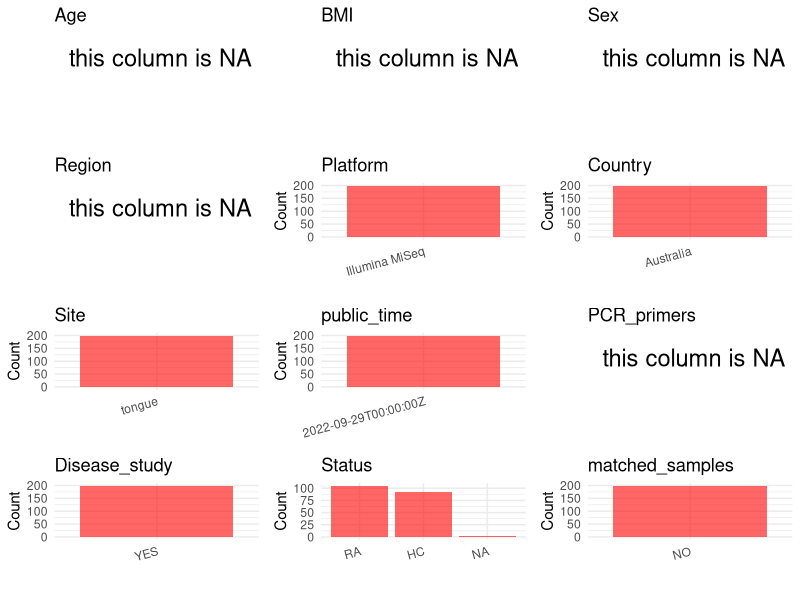

The R script that drew this image: (Note: this script raises an error after producing the figure.)
## ---- chunk 1
# Load necessary libraries
library(dplyr)
library(ggplot2)
library(cowplot)

# Set working directory (update this path to your local directory)
setwd("D:/oral_project/PRJNA656387")

# Read the initial metadata files
initial_meta<-read.csv("SraRunTable.csv",header = T)

# Combine the two metadata files
#meta <- rbind(initial_meta, initial_meta1)

#Remove entries non-oral samples
#initial_meta <- subset(initial_meta,isolate %in% c("saliva","tongue coat"))

# Check the number of samples containing "HT" in Sample.Name (e.g., healthy controls)
#nrow(subset(meta, grepl("HT", Sample.Name)))

# Display the first few rows of the metadata
head(initial_meta)
## ---- chunk 2
# Create a uniform metadata dataframe
metadata <- data.frame(
  BioProject = initial_meta$BioProject,
  Run = initial_meta$Run,
  sample_name = initial_meta$Sample.Name,
  Age = NA,
  BMI = NA,
  Sex = NA,
  Region = NA,
  Platform = initial_meta$Instrument,
  Country = initial_meta$geo_loc_name_country,
  Site = replace(initial_meta$Organism, initial_meta$Organism == "human oral metagenome", "tongue"),
  public_time = initial_meta$ReleaseDate,
  stringsAsFactors = FALSE
)
## ---- chunk 3
# Add information obtained from the publication
metadata$PCR_primers <- NA
metadata$title <- "Streptococcus species enriched in the oral cavity of patients with RA are a source of peptidoglycan-polysaccharide polymers that can induce arthritis in mice"
metadata$Disease_study <- "YES"
# Assign disease status based on sample_name patterns
metadata <- metadata %>%
  mutate(Status = case_when(
    grepl("Healthy", initial_meta$host_disease) ~ "HC",
    grepl("Rheumatoid arthritis", initial_meta$host_disease) ~ "RA"
  ))

#get subjects id according to sample id
metadata$sample_name<-gsub("S9|SA|S8","",metadata$sample_name)
#get subjects id with Saliva available
keep_subjects<-subset(metadata,Site %in% "tongue")
#remove subjects without Saliva samples
metadata<-subset(metadata,sample_name %in% keep_subjects$sample_name)
#get subjects sampling counts
sample_counts <- table(metadata$sample_name)
# Create matched_samples column, any subjects have >=2 samples will be label "YES", otherwise "NO"
metadata$matched_samples <- ifelse(metadata$sample_name %in% names(sample_counts[sample_counts >= 2]), "YES", "NO")
## ---- chunk 4
# Check the number of unique runs and sample names
print(paste("Number of unique runs:", length(unique(metadata$Run))))
print(paste("Number of unique sample names:", length(unique(metadata$sample_name))))
## ---- chunk 5
# Select columns for visualization
plot_data <- metadata %>%
  select(-BioProject, -Run, -sample_name, -title)

# Function to create simple plots for each column
create_simple_plots <- function(data) {
  plots <- list()
  
  for (col in colnames(data)) {
    # Check if the column is all NA
    if (all(is.na(data[[col]]))) {
      # Create an empty plot with text indicating all NA
      p <- ggplot() +
        annotate("text", x = 0.5, y = 0.5, label = "this column is NA", size = 6) +
        labs(title = col) +
        theme_void()
    } else if (is.numeric(data[[col]])) {
      # Numeric variable: histogram
      p <- ggplot(data, aes(x = .data[[col]])) +
        geom_histogram(fill = "blue", alpha = 0.6, bins = 20, na.rm = TRUE) +
        labs(title = col) +
        theme_minimal()
    } else {
      # Categorical variable: bar plot (remove NA values)
      count_data <- as.data.frame(table(data[[col]], useNA = "ifany"))
      p <- ggplot(count_data, aes(x = reorder(Var1, -Freq), y = Freq)) +
        geom_col(fill = "red", alpha = 0.6) +
        labs(title = col, x = NULL, y = "Count") +
        theme_minimal() +
        theme(axis.text.x = element_text(angle = 15, hjust = 1))
    }
    plots[[col]] <- p
  }
  
  return(plots)
}

# Generate and arrange plots
plots <- create_simple_plots(plot_data)
p<-plot_grid(plots$Age, 
          plots$BMI, 
          plots$Sex, 
          plots$Region, 
          plots$Platform, 
          plots$Country, 
          plots$Site,
          plots$public_time, 
          plots$PCR_primers,
          plots$Disease_study,
          plots$Status,
          plots$matched_samples,# add 
          ncol = 3, align = "hv", axis = "lb")
ggsave("Metadata_Summary.png", plot = p, width = 8, height = 6, dpi = 150)
## ---- chunk 6
knitr::include_graphics("Metadata_Summary.png")
## ---- chunk 7
# Reorder columns to match the desired format
metadata <- metadata[, c(
  "BioProject", "Run", "sample_name", "Age", "BMI", "Sex", 
  "Region", "Platform", "Country", "Site", "public_time", 
  "PCR_primers", "title", "Disease_study", "Status","matched_samples"
)]

# Export the uniform metadata to a CSV file
write.csv(metadata, file = "metadata.csv", quote = TRUE)
head(metadata)
